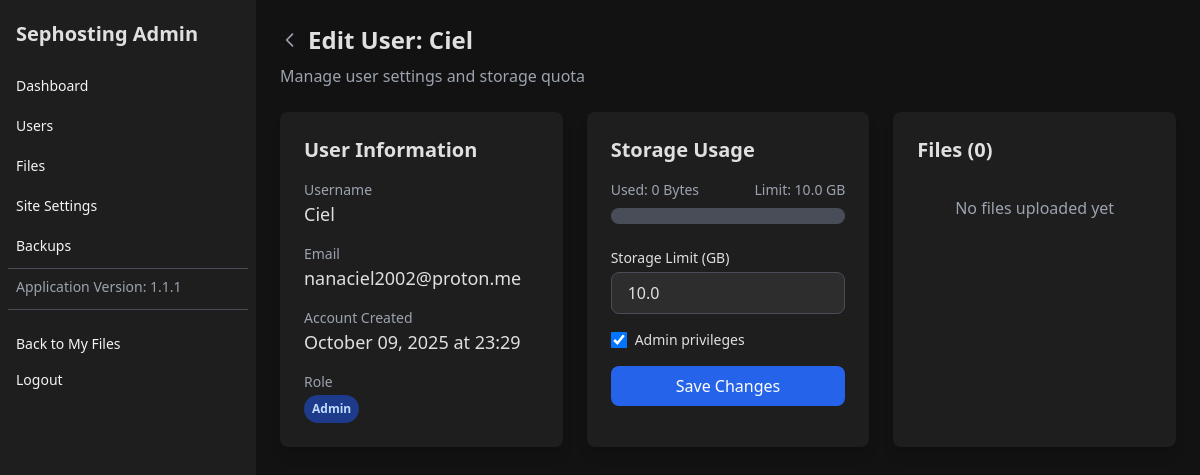
/admin/user/0cf7fb7b-88b3-480b-bc5f-8b9aa9bbc3c4 (signed in), run on the app's committed database.
### models.py (models this page shows)
class BaseModel(db.Model):
    __abstract__ = True
    id = db.Column(db.String(36), primary_key=True, default=lambda: str(uuid.uuid4()), unique=True, nullable=False)

class User(BaseModel, UserMixin):
    username = db.Column(db.String(80), unique=True, nullable=False)
    email = db.Column(db.String(120), unique=True, nullable=False)
    password_hash = db.Column(db.String(128), nullable=False)
    is_admin = db.Column(db.Boolean, default=False)
    is_first_login = db.Column(db.Boolean, default=False)  # To track first login
    storage_limit = db.Column(db.BigInteger, default=5 * 1024 * 1024 * 1024)  # 5GB in bytes
    created_at = db.Column(db.DateTime, default=datetime.utcnow)
    files = db.relationship('UserFile', backref='user', lazy=True, cascade="all, delete-orphan")
    def get_used_storage(self):
        total_size = 0
        for file in self.files:
            try:
                if os.path.exists(file.filepath):
                    total_size += os.path.getsize(file.filepath)
            except (OSError, IOError):
                pass
        return total_size
    def get_storage_percentage(self):
        if self.storage_limit == 0:  # Prevent division by zero
            return 100
        return min(100, (self.get_used_storage() / self.storage_limit) * 100)

### app.py (the view, shortened to what this page needs)
@app.route('/admin/user/<string:user_id>', methods=['GET', 'POST'])
@login_required
@admin_required
def admin_edit_user(user_id):
    user = User.query.get_or_404(user_id)
    user_files = UserFile.query.filter_by(user_id=user.id).all()
    used_storage = user.get_used_storage()
    footer_text = SiteSettings.get_setting('footer_text', 'Sephosting - Secure Cloud Storage')
    return render_template(
        'admin/edit_user.html',
        user=user,
        files=user_files,
        used_storage=humanize.naturalsize(used_storage),
        storage_limit_gb=user.storage_limit / (1024 * 1024 * 1024),
        storage_percent=user.get_storage_percentage(),
        footer_text=footer_text,
        now=datetime.utcnow()
    )

### app.py (called while the page is built, shortened)
@app.context_processor
def inject_csrf_token():
    return {'csrf_token': lambda: generate_csrf()}

@app.before_request
def enforce_session_security():
    if request.endpoint in {'static'} or request.endpoint is None:
        return None
    session.permanent = True
    app.permanent_session_lifetime = timedelta(minutes=30)
    session.modified = True
    if not current_user.is_authenticated:
        return None
    last_activity = session.get('last_activity')
    now_ts = int(time.time())
    session['last_activity'] = now_ts

@login_manager.user_loader
def load_user(user_id):
    user = User.query.get(user_id)
    if user is None:
        return None
    return user

def admin_required(f):
    @wraps(f)
    def decorated_function(*args, **kwargs):
        if not current_user.is_authenticated:
            return redirect(url_for('login'))
        if not current_user.is_admin:
            flash('You do not have permission to access this page.', 'error')
            return redirect(url_for('dashboard'))
        return f(*args, **kwargs)
    return decorated_function

@app.template_filter('datetime_format')
def datetime_format(value, format='%B %d, %Y at %H:%M'):
    if value is None:
        return ""
    return value.strftime(format)

### models.py (called while the page is built)
    @classmethod
    def get_setting(cls, key, default=None):
        setting = cls.query.filter_by(setting_key=key).first()
        if setting:
            return setting.setting_value
        return default

### templates/admin/edit_user.html (shortened to what this page needs)
{% extends "admin/layout.html" %}
{% block content %}
<div class="mb-6">
    <div class="flex items-center">
        <a href="{{ url_for('admin_users') }}" class="text-gray-400 hover:text-gray-300 mr-2">
            <svg class="w-5 h-5" fill="none" stroke="currentColor" viewBox="0 0 24 24">
                <path stroke-linecap="round" stroke-linejoin="round" stroke-width="2" d="M15 19l-7-7 7-7"></path>
            </svg>
        </a>
        <h1 class="text-2xl font-bold">Edit User: {{ user.username }}</h1>
    </div>
    <p class="text-gray-400 mt-2">Manage user settings and storage quota</p>
</div>
<div class="grid grid-cols-1 lg:grid-cols-3 gap-6">
    <div class="bg-dark-800 p-6 rounded-lg shadow-lg">
        <h2 class="text-xl font-semibold mb-4">User Information</h2>
        <div class="space-y-4">
            <div>
                <p class="text-sm text-gray-400">Username</p>
                <p class="text-lg font-medium">{{ user.username }}</p>
            </div>
            <div>
                <p class="text-sm text-gray-400">Email</p>
                <p class="text-lg font-medium">{{ user.email }}</p>
            </div>
            <div>
                <p class="text-sm text-gray-400">Account Created</p>
                <p class="text-lg font-medium">{{ user.created_at|datetime_format }}</p>
            </div>
            <div>
                <p class="text-sm text-gray-400">Role</p>
                <p class="text-lg font-medium">
                    <span class="px-2 py-1 inline-flex text-xs leading-5 font-semibold rounded-full {{ 'bg-blue-900 text-blue-200' if user.is_admin else 'bg-dark-600 text-gray-300' }}">
                        {{ "Admin" if user.is_admin else "User" }}
                    </span>
                </p>
            </div>
        </div>
    </div>
    <div class="bg-dark-800 p-6 rounded-lg shadow-lg">
        <h2 class="text-xl font-semibold mb-4">Storage Usage</h2>
        <div class="mb-6">
            <div class="flex justify-between mb-2">
                <span class="text-sm text-gray-400">Used: {{ used_storage }}</span>
                <span class="text-sm text-gray-400">Limit: {{ storage_limit_gb|round(1) }} GB</span>
            </div>
            <div class="w-full bg-dark-600 rounded-full h-4">
            </div>
        </div>
        <form method="POST" action="{{ url_for('admin_edit_user', user_id=user.id) }}">
            <div class="mb-4">
                <label for="storage_limit" class="block text-sm font-medium mb-1">Storage Limit (GB)</label>
                <input type="number" name="storage_limit" id="storage_limit" min="1" step="0.5" value="{{ storage_limit_gb }}"
                    class="w-full bg-dark-700 border border-dark-600 rounded-lg px-4 py-2 focus:ring-2 focus:ring-blue-500 focus:border-transparent"
                    required>
            </div>
            <div class="mb-4">
                <label class="flex items-center">
                    <input type="checkbox" name="is_admin" class="h-4 w-4 bg-dark-700 border-dark-600 rounded"
                        {% if user.is_admin %}checked{% endif %}>
                    <span class="ml-2 text-sm">Admin privileges</span>
                </label>
            </div>
            <button type="submit"
                class="w-full bg-blue-600 hover:bg-blue-700 text-white font-medium py-2 px-4 rounded-lg transition-colors duration-300">
                Save Changes
            </button>
        </form>
    </div>
    <div class="bg-dark-800 p-6 rounded-lg shadow-lg">
        <h2 class="text-xl font-semibold mb-4">Files ({{ files|length }})</h2>
        {% if files %}
            <div class="overflow-y-auto max-h-96">
                <div class="space-y-3">
                    {% for file in files %}
                    <div class="bg-dark-700 p-3 rounded-lg">
                        <div class="flex items-start justify-between">
                            <div class="flex-1">
                                <h3 class="font-medium truncate" title="{{ file.filename }}">{{ file.filename }}</h3>
                                <p class="text-xs text-gray-400">{{ file.uploaded_at|datetime_format }}</p>
                                <p class="text-xs text-gray-400">{{ (file.filesize / 1024 / 1024)|round(2) }} MB</p>
                            </div>
                            <div class="flex space-x-2">
                                <a href="{{ url_for('download', file_id=file.id) }}" class="text-blue-400 hover:text-blue-300 text-sm">
                                    Download
                                </a>
                                <form method="POST" action="{{ url_for('delete_file', file_id=file.id) }}" class="inline">
                                    <input type="hidden" name="csrf_token" value="{{ csrf_token() }}">
                                    <button type="submit" class="text-red-400 hover:text-red-300 text-sm"
                                        onclick="return confirm('Are you sure you want to delete this file?')">
                                        Delete
                                    </button>
                                </form>
                            </div>
                        </div>
                    </div>
                    {% endfor %}
                </div>
            </div>
        {% else %}
            <p class="text-gray-400 text-center py-4">No files uploaded yet</p>
        {% endif %}
    </div>
</div>
{% endblock %}

### static/style.css (style rules this page uses)
:root { --dark-bg-primary: #121212; --dark-bg-secondary: #1e1e1e; --dark-bg-tertiary: #2d2d2d; --dark-text-primary: #e0e0e0; --dark-text-secondary: #a0a0a0; --dark-border: #333333; --dark-accent: #3366cc; --dark-accent-hover: #2a52a3; --breakpoint-sm: 640px; --breakpoint-md: 768px; --breakpoint-lg: 1024px; --breakpoint-xl: 1280px; }
html.dark, html.dark body { background-color: var(--dark-bg-primary); color: var(--dark-text-primary); }
.grid > div { animation: fadeIn 0.3s ease-out; }
button { transition: transform 0.2s ease; }
* { transition: background-color 0.2s ease, color 0.2s ease, border-color 0.2s ease, box-shadow 0.2s ease; }

### data on the page
User: username "Ciel", email "nanaciel2002@proton.me", created_at "October 09, 2025 at 23:29", is_admin "Admin", is_admin "☑"

### other printed values
{{ used_storage }} "0 Bytes"
{{ storage_limit_gb|round(1) }} "10.0"
{{ files|length }} "0"
